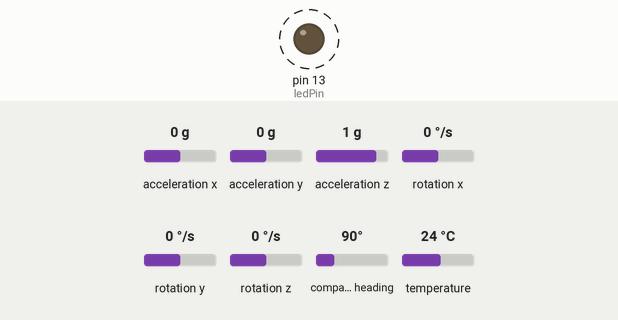
The sketch below on a simulated Arduino Uno, built with avr-gcc and run on an emulated ATmega328P. On the bench: output pins drawn as LEDs (lit = HIGH). Dashed ring = blinking. The inputs (shaded band) are chosen by the test bench; at power-on: acceleration x 0 g, acceleration y 0 g, acceleration z 1 g, rotation x 0 °/s, rotation y 0 °/s, rotation z 0 °/s, compass heading 90°, temperature 24 °C. The ROS host is connected and sends only what is stated.

Above: at 0.5 s.
Timing chart, 0 to 5.0 s (numbered marks = the images above):
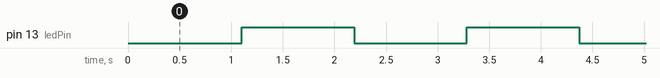

The sketch:

boris_imu.ino
```cpp
#include "MPU9250.h"
#include <ros.h>
#include <ros/time.h>
#include <sensor_msgs/Imu.h>
#include <sensor_msgs/MagneticField.h>
#include <sensor_msgs/Temperature.h>

//ROS
ros::NodeHandle nh;
sensor_msgs::Imu IMUMsg;
sensor_msgs::MagneticField MagMsg;
sensor_msgs::Temperature TempMsg;
ros::Publisher IMUPub("/imu/data_raw", &IMUMsg);
ros::Publisher MagPub("/imu/mag", &MagMsg);
ros::Publisher TempPub("temperature", &TempMsg);

//IMU
MPU9250 IMU(Wire,0x68);
int status;

//LED blink
const int ledPin =  13;
int ledState = LOW;
long previousMillis = 0;
long interval = 1000;

void setup()
{
  //ROS
  nh.initNode();
  nh.advertise(IMUPub);
  nh.advertise(MagPub);
  nh.advertise(TempPub);

  //IMU
  status = IMU.begin();
  if (status < 0)
  {
    Serial.println("IMU initialization unsuccessful");
    Serial.println("Check IMU wiring or try cycling power");
    Serial.print("Status: ");
    Serial.println(status);
  }

  //LED blink
  pinMode(ledPin, OUTPUT);
}

void loop()
{
  //IMU
  IMU.readSensor();

  //ROS
  IMUMsg.header.stamp = nh.now();
  IMUMsg.header.frame_id = "base_link";
  MagMsg.header.stamp = nh.now();
  MagMsg.header.frame_id = "base_link";

  //covariances

  //IMU message
  //orientation
  IMUMsg.orientation_covariance[0] = 0.0025;
  IMUMsg.orientation_covariance[4] = 0.0025;
  IMUMsg.orientation_covariance[8] = 0.0025;
  //velocity
  IMUMsg.angular_velocity_covariance[0] = 0.0025;
  IMUMsg.angular_velocity_covariance[4] = 0.0025;
  IMUMsg.angular_velocity_covariance[8] = 0.0025;
  //acceleration
  IMUMsg.linear_acceleration_covariance[0] = 0.0025;
  IMUMsg.linear_acceleration_covariance[4] = 0.0025;
  IMUMsg.linear_acceleration_covariance[8] = 0.0025;

  //magnetic field message
  MagMsg.magnetic_field_covariance[0] = 0.0025;
  MagMsg.magnetic_field_covariance[4] = 0.0025;
  MagMsg.magnetic_field_covariance[8] = 0.0025;

  //values

  //IMU message
  //accelerometer
  IMUMsg.linear_acceleration.x = IMU.getAccelX_mss();
  IMUMsg.linear_acceleration.y = IMU.getAccelY_mss();
  IMUMsg.linear_acceleration.z = IMU.getAccelZ_mss();
  //gyroscope
  IMUMsg.angular_velocity.x = IMU.getGyroX_rads();
  IMUMsg.angular_velocity.y = IMU.getGyroY_rads();
  IMUMsg.angular_velocity.z = IMU.getGyroZ_rads();
  //magnetometer
  IMUMsg.orientation.x = IMU.getMagX_uT();
  IMUMsg.orientation.y = IMU.getMagY_uT();
  IMUMsg.orientation.z = IMU.getMagZ_uT();

  IMUPub.publish(&IMUMsg);

  //magnetic field message
  MagMsg.magnetic_field.x = IMU.getMagX_uT();
  MagMsg.magnetic_field.y = IMU.getMagY_uT();
  MagMsg.magnetic_field.z = IMU.getMagZ_uT();

  MagPub.publish(&MagMsg);

  //temperature

  TempMsg.variance = 0;
  TempMsg.header.stamp = nh.now();
  TempMsg.header.frame_id = "base_link";
  TempMsg.temperature = IMU.getTemperature_C();

  TempPub.publish(&TempMsg);

  //LED blink
  unsigned long currentMillis = millis();
  if(currentMillis - previousMillis > interval)
  {
    previousMillis = currentMillis;
    if (ledState == LOW)
      ledState = HIGH;
    else
      ledState = LOW;
    digitalWrite(ledPin, ledState);
  }

  delay(100);
  nh.spinOnce();
}
```

Measured:
- by itself, pin 13 (ledPin): alternates HIGH for 1.1 s and LOW for 1.1 s
